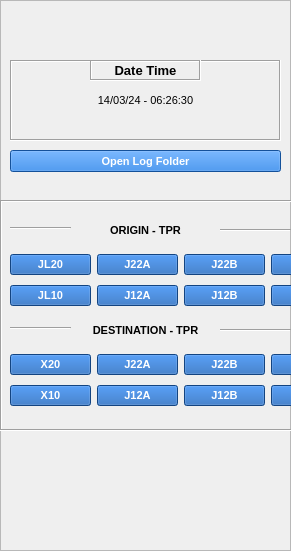
      <widget class="QFrame" name="frame">
       <property name="geometry">
        <rect>
         <x>920</x>
         <y>40</y>
         <width>291</width>
         <height>551</height>
        </rect>
       </property>
       <property name="frameShape">
        <enum>QFrame::StyledPanel</enum>
       </property>
       <property name="frameShadow">
        <enum>QFrame::Raised</enum>
       </property>
       <widget class="QFrame" name="frame_4">
        <property name="geometry">
         <rect>
          <x>0</x>
          <y>200</y>
          <width>301</width>
          <height>231</height>
         </rect>
        </property>
        <property name="font">
         <font>
          <pointsize>8</pointsize>
         </font>
        </property>
        <property name="frameShape">
         <enum>QFrame::Box</enum>
        </property>
        <property name="frameShadow">
         <enum>QFrame::Sunken</enum>
        </property>
        <widget class="QWidget" name="layoutWidget_3">
         <property name="geometry">
          <rect>
           <x>10</x>
           <y>150</y>
           <width>342</width>
           <height>62</height>
          </rect>
         </property>
         <property name="font">
          <font>
           <pointsize>8</pointsize>
          </font>
         </property>
         <layout class="QVBoxLayout" name="verticalLayout_8">
          <item>
           <layout class="QHBoxLayout" name="horizontalLayout_7">
            <item>
             <widget class="QPushButton" name="x20">
              <property name="font">
               <font>
                <pointsize>8</pointsize>
                <weight>75</weight>
                <bold>true</bold>
               </font>
              </property>
              <property name="styleSheet">
               <string notr="true">background-color: rgb(26, 95, 180);
color: rgb(255, 255, 255);</string>
              </property>
              <property name="text">
               <string>X20</string>
              </property>
             </widget>
            </item>
            <item>
             <widget class="QPushButton" name="j22aDes">
              <property name="font">
               <font>
                <pointsize>8</pointsize>
                <weight>75</weight>
                <bold>true</bold>
               </font>
              </property>
              <property name="styleSheet">
               <string notr="true">background-color: rgb(26, 95, 180);
color: rgb(255, 255, 255);</string>
              </property>
              <property name="text">
               <string>J22A</string>
              </property>
             </widget>
            </item>
            <item>
             <widget class="QPushButton" name="j22bDes">
              <property name="font">
               <font>
                <pointsize>8</pointsize>
                <weight>75</weight>
                <bold>true</bold>
               </font>
              </property>
              <property name="styleSheet">
               <string notr="true">background-color: rgb(26, 95, 180);
color: rgb(255, 255, 255);</string>
              </property>
              <property name="text">
               <string>J22B</string>
              </property>
             </widget>
            </item>
            <item>
             <widget class="QPushButton" name="j24Des">
              <property name="font">
               <font>
                <pointsize>8</pointsize>
                <weight>75</weight>
                <bold>true</bold>
               </font>
              </property>
              <property name="styleSheet">
               <string notr="true">background-color: rgb(26, 95, 180);
color: rgb(255, 255, 255);</string>
              </property>
              <property name="text">
               <string>J24</string>
              </property>
             </widget>
            </item>
           </layout>
          </item>
          <item>
           <layout class="QHBoxLayout" name="horizontalLayout_8">
            <item>
             <widget class="QPushButton" name="x10">
              <property name="font">
               <font>
                <pointsize>8</pointsize>
                <weight>75</weight>
                <bold>true</bold>
               </font>
              </property>
              <property name="styleSheet">
               <string notr="true">background-color: rgb(26, 95, 180);
color: rgb(255, 255, 255);</string>
              </property>
              <property name="text">
               <string>X10</string>
              </property>
             </widget>
            </item>
            <item>
             <widget class="QPushButton" name="j12aDes">
              <property name="font">
               <font>
                <pointsize>8</pointsize>
                <weight>75</weight>
                <bold>true</bold>
               </font>
              </property>
              <property name="styleSheet">
               <string notr="true">background-color: rgb(26, 95, 180);
color: rgb(255, 255, 255);</string>
              </property>
              <property name="text">
               <string>J12A</string>
              </property>
             </widget>
            </item>
            <item>
             <widget class="QPushButton" name="j12bDes">
              <property name="font">
               <font>
                <pointsize>8</pointsize>
                <weight>75</weight>
                <bold>true</bold>
               </font>
              </property>
              <property name="styleSheet">
               <string notr="true">background-color: rgb(26, 95, 180);
color: rgb(255, 255, 255);</string>
              </property>
              <property name="text">
               <string>J12B</string>
              </property>
             </widget>
            </item>
            <item>
             <widget class="QPushButton" name="j14Des">
              <property name="font">
               <font>
                <pointsize>8</pointsize>
                <weight>75</weight>
                <bold>true</bold>
               </font>
              </property>
              <property name="styleSheet">
               <string notr="true">background-color: rgb(26, 95, 180);
color: rgb(255, 255, 255);</string>
              </property>
              <property name="text">
               <string>J14</string>
              </property>
             </widget>
            </item>
           </layout>
          </item>
         </layout>
        </widget>
        <widget class="QLabel" name="destinationTpr">
         <property name="geometry">
          <rect>
           <x>80</x>
           <y>120</y>
           <width>131</width>
           <height>21</height>
          </rect>
         </property>
         <property name="font">
          <font>
           <pointsize>8</pointsize>
           <weight>75</weight>
           <bold>true</bold>
          </font>
         </property>
         <property name="text">
          <string>DESTINATION - TPR</string>
         </property>
         <property name="alignment">
          <set>Qt::AlignCenter</set>
         </property>
        </widget>
        <widget class="QLabel" name="originTpr">
         <property name="geometry">
          <rect>
           <x>80</x>
           <y>20</y>
           <width>131</width>
           <height>21</height>
          </rect>
         </property>
         <property name="font">
          <font>
           <pointsize>8</pointsize>
           <weight>75</weight>
           <bold>true</bold>
          </font>
         </property>
         <property name="text">
          <string>ORIGIN - TPR</string>
         </property>
         <property name="alignment">
          <set>Qt::AlignCenter</set>
         </property>
        </widget>
        <widget class="Line" name="line">
         <property name="geometry">
          <rect>
           <x>10</x>
           <y>20</y>
           <width>61</width>
           <height>16</height>
          </rect>
         </property>
         <property name="font">
          <font>
           <pointsize>8</pointsize>
          </font>
         </property>
         <property name="orientation">
          <enum>Qt::Horizontal</enum>
         </property>
        </widget>
        <widget class="Line" name="line_2">
         <property name="geometry">
          <rect>
           <x>220</x>
           <y>20</y>
           <width>71</width>
           <height>20</height>
          </rect>
         </property>
         <property name="font">
          <font>
           <pointsize>8</pointsize>
          </font>
         </property>
         <property name="orientation">
          <enum>Qt::Horizontal</enum>
         </property>
        </widget>
        <widget class="Line" name="line_3">
         <property name="geometry">
          <rect>
           <x>10</x>
           <y>120</y>
           <width>61</width>
           <height>16</height>
          </rect>
         </property>
         <property name="font">
          <font>
           <pointsize>8</pointsize>
          </font>
         </property>
         <property name="orientation">
          <enum>Qt::Horizontal</enum>
         </property>
        </widget>
        <widget class="Line" name="line_4">
         <property name="geometry">
          <rect>
           <x>220</x>
           <y>120</y>
           <width>71</width>
           <height>20</height>
          </rect>
         </property>
         <property name="font">
          <font>
           <pointsize>8</pointsize>
          </font>
         </property>
         <property name="orientation">
          <enum>Qt::Horizontal</enum>
         </property>
        </widget>
        <widget class="QWidget" name="layoutWidget_4">
         <property name="geometry">
          <rect>
           <x>10</x>
           <y>50</y>
           <width>342</width>
           <height>62</height>
          </rect>
         </property>
         <property name="font">
          <font>
           <pointsize>8</pointsize>
          </font>
         </property>
         <layout class="QVBoxLayout" name="verticalLayout_9">
          <item>
           <layout class="QHBoxLayout" name="horizontalLayout_9">
            <item>
             <widget class="QPushButton" name="jl20">
              <property name="font">
               <font>
                <pointsize>8</pointsize>
                <weight>75</weight>
                <bold>true</bold>
               </font>
              </property>
              <property name="styleSheet">
               <string notr="true">background-color: rgb(26, 95, 180);
color: rgb(255, 255, 255);</string>
              </property>
              <property name="text">
               <string>JL20</string>
              </property>
             </widget>
            </item>
            <item>
             <widget class="QPushButton" name="j22a">
              <property name="font">
               <font>
                <pointsize>8</pointsize>
                <weight>75</weight>
                <bold>true</bold>
               </font>
              </property>
              <property name="styleSheet">
               <string notr="true">background-color: rgb(26, 95, 180);
color: rgb(255, 255, 255);</string>
              </property>
              <property name="text">
               <string>J22A</string>
              </property>
             </widget>
            </item>
            <item>
             <widget class="QPushButton" name="j22b">
              <property name="font">
               <font>
                <pointsize>8</pointsize>
                <weight>75</weight>
                <bold>true</bold>
               </font>
              </property>
              <property name="styleSheet">
               <string notr="true">background-color: rgb(26, 95, 180);
color: rgb(255, 255, 255);</string>
              </property>
              <property name="text">
               <string>J22B</string>
              </property>
             </widget>
            </item>
            <item>
             <widget class="QPushButton" name="j24">
              <property name="font">
               <font>
                <pointsize>8</pointsize>
                <weight>75</weight>
                <bold>true</bold>
               </font>
              </property>
              <property name="styleSheet">
               <string notr="true">background-color: rgb(26, 95, 180);
color: rgb(255, 255, 255);</string>
              </property>
              <property name="text">
               <string>J24</string>
              </property>
             </widget>
            </item>
           </layout>
          </item>
          <item>
           <layout class="QHBoxLayout" name="horizontalLayout_10">
            <item>
             <widget class="QPushButton" name="jl10">
              <property name="font">
               <font>
                <pointsize>8</pointsize>
                <weight>75</weight>
                <bold>true</bold>
               </font>
              </property>
              <property name="styleSheet">
               <string notr="true">background-color: rgb(26, 95, 180);
color: rgb(255, 255, 255);</string>
              </property>
              <property name="text">
               <string>JL10</string>
              </property>
             </widget>
            </item>
            <item>
             <widget class="QPushButton" name="j12a">
              <property name="font">
               <font>
                <pointsize>8</pointsize>
                <weight>75</weight>
                <bold>true</bold>
               </font>
              </property>
              <property name="styleSheet">
               <string notr="true">background-color: rgb(26, 95, 180);
color: rgb(255, 255, 255);</string>
              </property>
              <property name="text">
               <string>J12A</string>
              </property>
             </widget>
            </item>
            <item>
             <widget class="QPushButton" name="j12b">
              <property name="font">
               <font>
                <pointsize>8</pointsize>
                <weight>75</weight>
                <bold>true</bold>
               </font>
              </property>
              <property name="styleSheet">
               <string notr="true">background-color: rgb(26, 95, 180);
color: rgb(255, 255, 255);</string>
              </property>
              <property name="text">
               <string>J12B</string>
              </property>
             </widget>
            </item>
            <item>
             <widget class="QPushButton" name="j14">
              <property name="font">
               <font>
                <pointsize>8</pointsize>
                <weight>75</weight>
                <bold>true</bold>
               </font>
              </property>
              <property name="styleSheet">
               <string notr="true">background-color: rgb(26, 95, 180);
color: rgb(255, 255, 255);</string>
              </property>
              <property name="text">
               <string>J14</string>
              </property>
             </widget>
            </item>
           </layout>
          </item>
         </layout>
        </widget>
       </widget>
       <widget class="QLabel" name="dateTimeVal">
        <property name="geometry">
         <rect>
          <x>10</x>
          <y>60</y>
          <width>271</width>
          <height>81</height>
         </rect>
        </property>
        <property name="font">
         <font>
          <pointsize>8</pointsize>
         </font>
        </property>
        <property name="frameShape">
         <enum>QFrame::Box</enum>
        </property>
        <property name="frameShadow">
         <enum>QFrame::Sunken</enum>
        </property>
        <property name="text">
         <string>14/03/24 - 06:26:30</string>
        </property>
        <property name="alignment">
         <set>Qt::AlignCenter</set>
        </property>
       </widget>
       <widget class="QPushButton" name="openLogFolderBtn">
        <property name="geometry">
         <rect>
          <x>10</x>
          <y>150</y>
          <width>271</width>
          <height>22</height>
         </rect>
        </property>
        <property name="font">
         <font>
          <pointsize>8</pointsize>
          <weight>75</weight>
          <bold>true</bold>
         </font>
        </property>
        <property name="styleSheet">
         <string notr="true">background-color: rgb(28, 113, 216);
color: rgb(255, 255, 255);</string>
        </property>
        <property name="text">
         <string>Open Log Folder</string>
        </property>
       </widget>
       <widget class="QLabel" name="dateTime">
        <property name="geometry">
         <rect>
          <x>90</x>
          <y>60</y>
          <width>111</width>
          <height>21</height>
         </rect>
        </property>
        <property name="font">
         <font>
          <pointsize>10</pointsize>
          <weight>75</weight>
          <bold>true</bold>
         </font>
        </property>
        <property name="frameShape">
         <enum>QFrame::Box</enum>
        </property>
        <property name="frameShadow">
         <enum>QFrame::Sunken</enum>
        </property>
        <property name="text">
         <string>Date Time</string>
        </property>
        <property name="alignment">
         <set>Qt::AlignCenter</set>
        </property>
       </widget>
      </widget>
